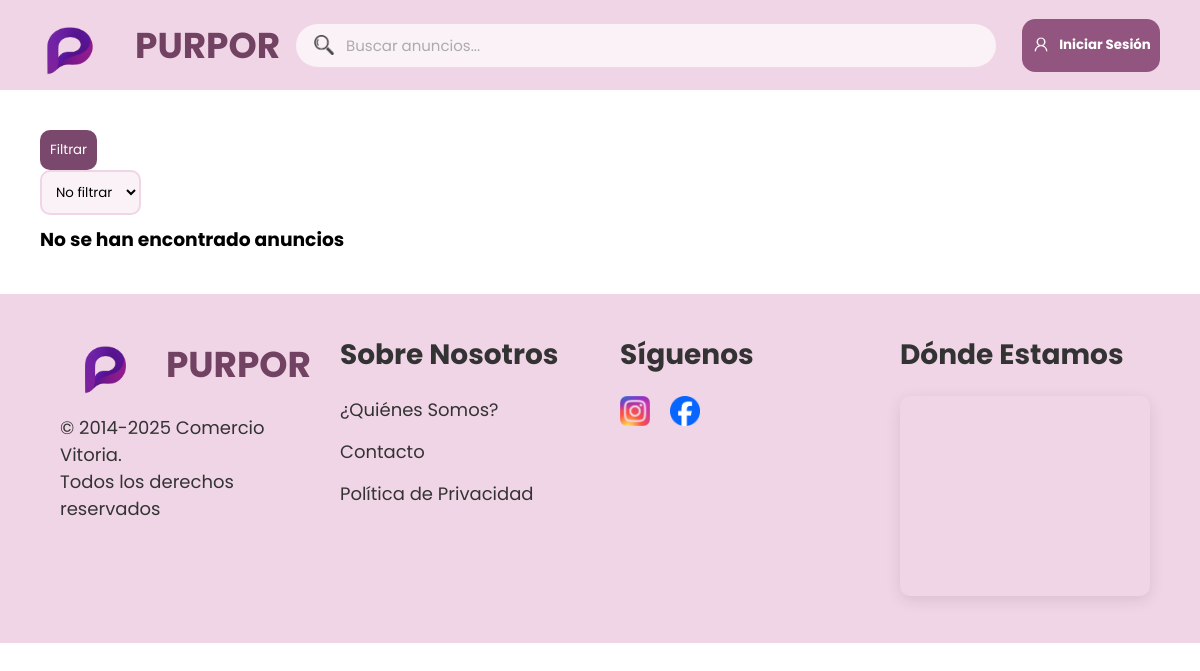
The page /programa/index.php on the database as committed earlier.
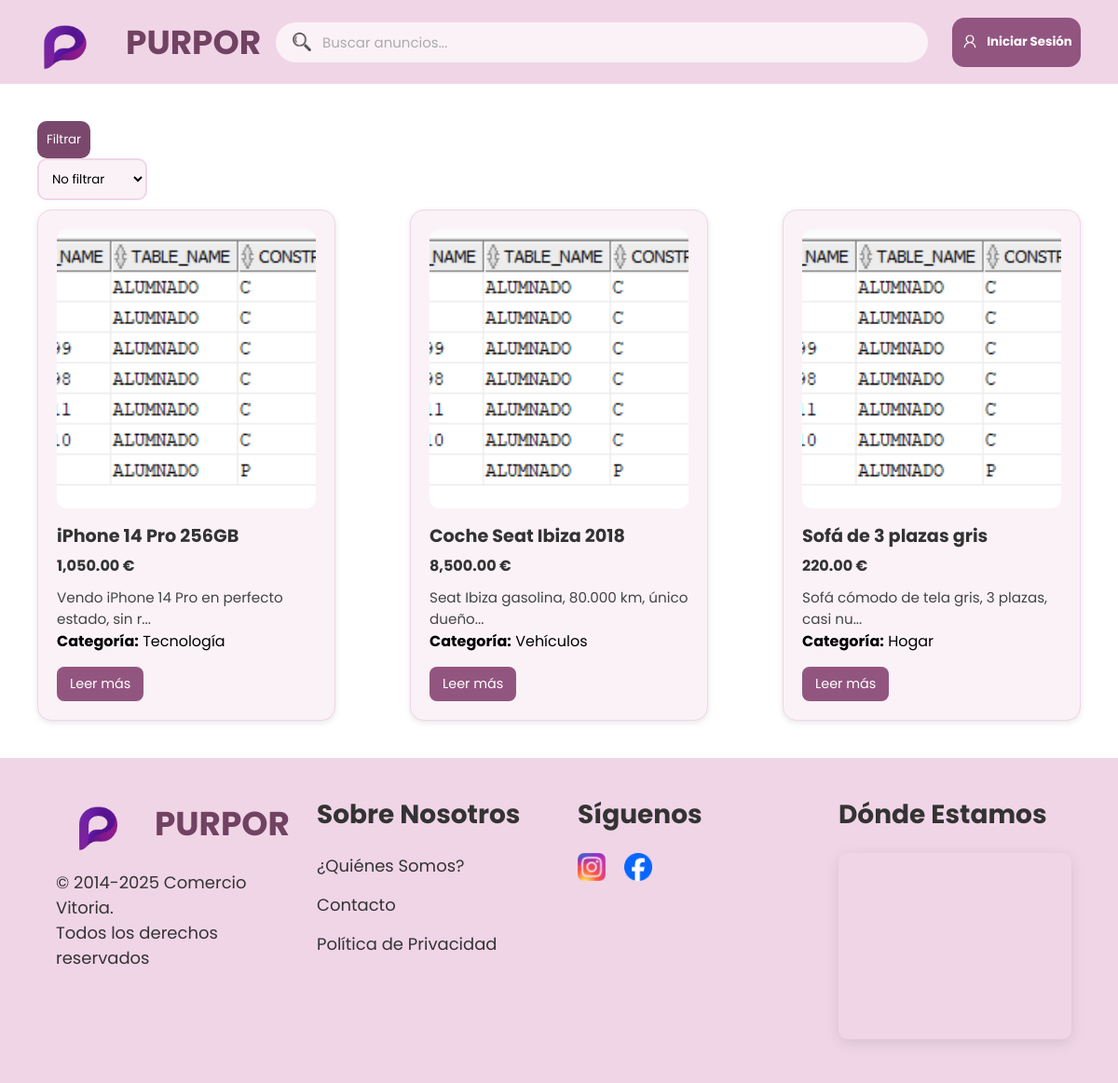
The same page on the database as committed later.
### tables this page shows
CREATE TABLE IF NOT EXISTS `anuncios` (
  `id` int NOT NULL AUTO_INCREMENT,
  `titulo` varchar(255) NOT NULL,
  `descripcion` varchar(500) NOT NULL,
  `direccion` varchar(255) NOT NULL,
  `precio` decimal(10,2) NOT NULL,
  `id_usuario` int NOT NULL,
  `id_categoria` int NOT NULL,
  `estado` tinyint(1) DEFAULT '1',
  PRIMARY KEY (`id`),
  UNIQUE KEY `titulo` (`titulo`),
  KEY `id_usuario` (`id_usuario`),
  KEY `id_categoria` (`id_categoria`),
  CONSTRAINT `anuncios_ibfk_1` FOREIGN KEY (`id_usuario`) REFERENCES `usuarios` (`id`) ON DELETE CASCADE,
  CONSTRAINT `anuncios_ibfk_2` FOREIGN KEY (`id_categoria`) REFERENCES `categorias` (`id`) ON DELETE RESTRICT
);

CREATE TABLE IF NOT EXISTS `categorias` (
  `id` int NOT NULL AUTO_INCREMENT,
  `nombre` varchar(255) NOT NULL,
  PRIMARY KEY (`id`)
);

### programa/controllers/BaseController.php (called while the page is built, shortened)
<?php
class BaseController {
    protected function render($view, $data = []) {
        extract($data);
        require __DIR__ . "/../views/{$view}";
    }
}

### programa/controllers/ComerciosController.php (called while the page is built, shortened)
<?php
require_once __DIR__ . '/BaseController.php';
require_once __DIR__ . '/../models/ComerciosModel.php';
require_once __DIR__ . '/CategoriasController.php';
require_once __DIR__ . '/../models/CategoriasModel.php';
class ComerciosController extends BaseController {
    public function index() {
        $categoria = '';
        if($categoria == ''):
            $anuncios = ComerciosModel::getAll();
        else:
            $anuncios = ComerciosModel::getByCategoria($categoria);
        endif;
        $this->render('index.view.php', [
            'anuncios' => $anuncios
        ]);
    }
}

### programa/Router.php (called while the page is built, shortened)
<?php
class Router {
    public static function dispatch() {
        $controllerName = $_GET['controller'] ?? 'ComerciosController';
        $action = $_GET['accion'] ?? 'index';
        self::loadController($controllerName, $action);
    }
    private static function loadController($controllerName, $action) {
        $controller = new $controllerName();
        $controller->$action();
    }
}

### programa/index.php (called while the page is built)
<?php
require_once 'Router.php';
Router::dispatch();

### programa/models/ComerciosModel.php (called while the page is built, shortened)
<?php
class ComerciosModel {
    public static function getAll() {
        $dbh = Database::getConnection();
        $stmt = $dbh->prepare("SELECT *
                                FROM anuncios
                                WHERE estado = 1");
        $stmt->execute();
        return $stmt->fetchAll(PDO::FETCH_ASSOC);
    }
}

### programa/models/CategoriasModel.php (called while the page is built, shortened)
<?php
class CategoriasModel {
    public static function getById($id) {
        $dbh = Database::getConnection();
        $stmt = $dbh->prepare("SELECT nombre
                                FROM categorias
                                WHERE id = :id");
        $stmt->execute([
            'id' => $id
        ]);
        return $stmt->fetch(PDO::FETCH_ASSOC);
    }
}

### programa/controllers/CategoriasController.php (called while the page is built, shortened)
<?php
require_once __DIR__ . '/BaseController.php';
require_once __DIR__ . '/../models/ComerciosModel.php';
require_once __DIR__ . '/../models/CategoriasModel.php';
class CategoriasController extends BaseController {
    public static function nombreCategoria($anuncio) {
        $categoria = CategoriasModel::getById($anuncio['id_categoria']);
        return $categoria['nombre'] ?? null;
    }
}

### programa/views/index.view.php (the view, shortened to what this page needs)
<!DOCTYPE html>
<html lang="es">
<head>
  <link rel="stylesheet" href="css/header.css">
  <link rel="stylesheet" href="css/registrarse.css">
  <link rel="stylesheet" href="css/iniciarSesion.css">
  <link rel="stylesheet" href="css/footerStyle.css">
  <link rel="stylesheet" href="css/tarjetas.css">
  <link rel="stylesheet" href="css/popup.css">
</head>
<body>
  <?php
  require_once 'layout/header.php';
  ?>
  <div class="contenedor-general">
    <div class="filtrar-categoria">
      <form action="index.php" method="post">
        <button id="btn-filtrar">Filtrar</button>
        <select id="id_categoria" name="id_categoria" id="categoria">
          <option value="">No filtrar</option>
          <?php
            require_once 'controllers/CategoriasController.php';
          ?>
        </select>
      </form>
    </div>
    <div class="tarjetas-container">
      <?php
      if(!$anuncios):
      ?>
        <h3>No se han encontrado anuncios</h3>
      <?php
      else:
      foreach ($anuncios as $anuncio):
      ?>
        <?php
        $primeraImagen = 'image.png';
        $nombreCategoria = CategoriasController::nombreCategoria($anuncio) ?? 'Sin categoria';
        ?>
        <div class="tarjeta">
          <img src="<?= $primeraImagen ?>" alt="<?= htmlspecialchars($anuncio['titulo']) ?>">
          <h3><?= htmlspecialchars($anuncio['titulo']) ?></h3>
          <p class="precio"><?= number_format($anuncio['precio'], 2) ?> €</p>
          <p class="descripcion">
            <?= substr($anuncio['descripcion'], 0, 45) ?><?= strlen($anuncio['descripcion']) > 45 ? '...' : '' ?>
          </p>
          <p class="categoria"><b>Categoría:</b> <?= $nombreCategoria ?></p>
          <div class="botones">
            <button class="leer-mas" data-id="<?= $anuncio['id'] ?>">Leer más</button>
          </div>
        </div>
      <?php
      endforeach;
      endif;
      ?>
    </div>
  </div>
  <?php require_once 'layout/footer.php'; ?>
</body>
</html>

### programa/views/layout/header.php (shortened to what this page needs)
<div id="header">
    <div id="header-logo-titulo">
    <a href="index.php">
        <img src="img/logo.png" id="logo" height="60" width="100">
            <h4 id="header-titulo">PURPOR</h4>
    </a>
    </div>
    <form action="index.php?accion=buscar" method="post">
        <div class="header-buscador">
            <img src="img/lupa2.png" alt="Buscar" class="header-icono-buscar">
                <input type="text" name="nombre" class="header-input-buscar" placeholder="Buscar anuncios...">
        </div>
    </form>
    <div id="header-botones">
        <?php if(isset($_SESSION['id']) && !empty($_SESSION['id'])):
                if($_SESSION['tipo_usuario'] !== 'admin'):
        ?>
            <a href="index.php?controller=ComerciosController&accion=crear">
                <button class="btn-header">
                    <img src="img/publicar.png" alt="" width="20px" height="20px" class="img">
                    Publicar
                </button>
            </a>
        <?php endif;?>
            <a href="index.php?controller=UsuariosController&accion=perfil">
                <button class="btn-header">
                    <img src="img/iniciarSesion.png" alt="" width="20px" height="20px" class="img">
                    Perfil
                </button>
            </a>
            <button id="cerrar" class="btn-header">
                <img src="img/cerrarSesion.png" alt="" width="20px" height="20px" class="img">
            </button>
            <script>
                let cerrar = document.getElementById('cerrar');
                cerrar.addEventListener('click', cerrarSesion);
                console.log(btn)
                async function cerrarSesion(){
                    const res = await fetch('index.php?controller=UsuariosController&accion=cerrarSesion');
                    const data = await res.json();
                    window.location.href = data.redirect ?? 'index.php';
                }
            </script>
        <?php else:?>
            <button id="openPopupInicio" class="btn-header">
                <img src="img/iniciarSesion.png" alt="" width="20px" height="20px" class="img">
                Iniciar Sesión
            </button>
        <?php endif;?>
    </div>
</div>

### programa/views/layout/footer.php
<div id="footer">
    <div class="footer-seccion" id="seccion-logo">
        <div id="footer-logo-titulo">
            <img src="img/logo.png" id="logo" height="60" width="100">
            <h4 id="footer-titulo">PURPOR</h4>
        </div>
        <div class="footer-copyright">
            <p>&copy; 2014-2025 Comercio Vitoria.</p>
            <p>Todos los derechos reservados</p>
        </div>
    </div>
    <div class="footer-seccion" id="seccion-nosotros">
        <h5 class="footer-titulo-seccion">Sobre Nosotros</h5>
        <ul class="footer-lista">
            <li><a href="">¿Quiénes Somos?</a></li>
            <li><a href="">Contacto</a></li>
            <li><a href="">Política de Privacidad</a></li>
        </ul>
    </div>
    <div class="footer-seccion" id="seccion-redes">
        <h5 class="footer-titulo-seccion">Síguenos</h5>
        <div class="footer-iconos-redes">
            <a href="https://www.instagram.com" target="_blank" class="footer-icono-red">
                <img src="img/insta.png" alt="Instagram" width="30">
            </a>
            <a href="https://www.facebook.com" target="_blank" class="footer-icono-red">
                <img src="img/facebook.png" alt="Facebook" width="30">
            </a>
        </div>
    </div>
    <div class="footer-seccion" id="seccion-ubicacion">
        <h5 class="footer-titulo-seccion">Dónde Estamos</h5>
        <iframe
            class="footer-mapa"
            src="https://www.google.com/maps/embed?pb=!1m18!1m12!1m3!1d3774.353288808755!2d-2.6786889182052764!3d42.851129634107586!2m3!1f0!2f0!3f0!3m2!1i1024!2i768!4f13.1!3m3!1m2!1s0xd4fc2153f9018b7%3A0x4614f164e81c043e!2sC.%20del%20Gorbea%2C%2026%2C%2001012%20Vitoria-Gasteiz%2C%20%C3%81lava!5e1!3m2!1ses!2ses!4v1760428336600!5m2!1ses!2ses"
            width="300"
            height="200"
            style="border:0;"
            allowfullscreen=""
            loading="lazy">
        </iframe>
    </div>
</div>

### programa/css/header.css (style rules this page uses)
body { margin: 0; padding: 0; font-family: 'Poppins',sans-serif; }
.header-buscador { display: flex; align-items: center; background-color: #FAF2F7; border-radius: 50px; padding: 8px 16px; width: 700px; transition: all 0.3s ease; border: 2px solid transparent; }
.header-icono-buscar { width: 20px; height: 20px; margin-right: 12px; opacity: 0.8; }
.header-input-buscar { border: none; background: none; outline: none; width: 100%; font-size: 15px; color: #333; font-family: 'Poppins', sans-serif; }
.header-input-buscar::placeholder { color: #999; opacity: 0.8; }
#header { display: flex; justify-content: space-between; align-items: center; padding: 15px 20px; background: #F0D5E7; position: relative; z-index: 1; }
#header-logo-titulo a { text-decoration: none; display: flex; align-items: center; gap: 15px; }
#header-titulo { color: #714262; font-weight: bolder; font-size: 35.9px; margin: 0; }
#header-botones { display: flex; gap: 10px; }
#header-botones button { margin-left: 10px; cursor: pointer; }
.btn-header { display: flex; align-items: center; justify-content: center; gap: 8px; border: none; width: 138px; height: 53px; background-color: #92557F; color: #fff; font-weight: bolder; border-radius: 1em; cursor: pointer; margin-right: 20px; text-decoration: none; }

### programa/css/registrarse.css (style rules this page uses)
body { margin: 0; padding: 0; }

### programa/css/iniciarSesion.css (style rules this page uses)
body { margin: 0; padding: 0; font-family: 'Poppins', sans-serif; }

### programa/css/footerStyle.css (style rules this page uses)
* { margin: 0; padding: 0; box-sizing: border-box; font-family: 'Poppins', sans-serif; }
#footer { background-color: #F0D5E7; padding: 40px 60px; display: flex; justify-content: space-between; gap: 30px; }
.footer-seccion { flex: 1; min-width: 250px; }
#footer-logo-titulo { display: flex; align-items: center; gap: 15px; margin-bottom: 20px; }
#footer-titulo { color: #714262; font-weight: bolder; font-size: 35.9px; }
.footer-copyright p { font-size: 16px; color: #666; }
.footer-titulo-seccion { font-size: 28px; font-weight: bold; margin-bottom: 20px; color: #333; }
#footer p, #footer a, #footer li { font-family: 'Poppins', sans-serif; font-size: 18px; color: #333; line-height: 1.5; }
.footer-lista { list-style: none; }
.footer-lista li { margin-bottom: 15px; }
.footer-lista li a { text-decoration: none; transition: color 0.3s ease; }
.footer-iconos-redes { display: flex; gap: 20px; }
.footer-icono-red { transition: transform 0.3s ease; display: inline-block; }
.footer-mapa { border-radius: 10px; box-shadow: 0 4px 15px rgba(0,0,0,0.1); width: 100%; max-width: 300px; }

### programa/css/tarjetas.css (style rules this page uses)
* { margin: 0; padding: 0; box-sizing: border-box; }
body { font-family: 'Poppins', sans-serif; }
.contenedor-general { background-color: white; padding: 40px; display: flex; flex-direction: column; align-items: center; }
.filtrar-categoria { display: flex; margin-bottom:10px ; margin-right: 1000px; align-items: left; }
#id_categoria { border-radius: 10px; border-style: none; background-color: #FAF2F7; padding: 10px; border: solid, 2px, #F0D5E7; }
#btn-filtrar { background-color: #7a486c ; color: white; padding: 10px; border-style: none; border-radius: 10px; justify-content: left; }
.tarjetas-container { display: grid; grid-template-columns: repeat(auto-fill, minmax(300px, 1fr)); gap: 80px; width: 100%; max-width: 1200px; }
.tarjeta { background-color: #FAF2F7; border: 1px solid #F0D5E7; border-radius: 15px; padding: 20px; box-shadow: 0 2px 6px rgba(0,0,0,0.1); display: flex; flex-direction: column; justify-content: space-evenly; transition: transform 0.2s ease; }
.tarjeta img:first-of-type { width: 100%; height: 300px; border-radius: 10px; object-fit: cover; }
.tarjeta h3 { margin: 15px 0 5px; font-size: 1.2rem; color: #333; }
.precio { font-weight: bold; color: #333; margin-bottom: 10px; }
.descripcion { font-size: 0.95rem; color: #444; flex-grow: 1; }
.botones { display: flex; justify-content: space-between; align-items: center; margin-top: 15px; }
.leer-mas { background-color: #92557F; color: white; border: none; border-radius: 8px; padding: 8px 14px; cursor: pointer; font-size: 0.9rem; transition: background-color 0.2s ease; }

### programa/css/popup.css (style rules this page uses)
* { margin: 0; padding: 0; box-sizing: border-box; }
body { font-family: 'Poppins', sans-serif; }

Rows that differ between the two databases and show on the page:
added anuncios: titulo "iPhone 14 Pro 256GB", precio "1,050.00", descripcion "Vendo iPhone 14 Pro en perfecto estado, sin r", id_categoria.nombre "Tecnología"
added anuncios: titulo "Coche Seat Ibiza 2018", precio "8,500.00", descripcion "Seat Ibiza gasolina, 80.000 km, único dueño", id_categoria.nombre "Vehículos"
added anuncios: titulo "Sofá de 3 plazas gris", precio "220.00", descripcion "Sofá cómodo de tela gris, 3 plazas, casi nu", id_categoria.nombre "Hogar"
Other text that changed with them:
text no longer shown: "No se han encontrado anuncios"
